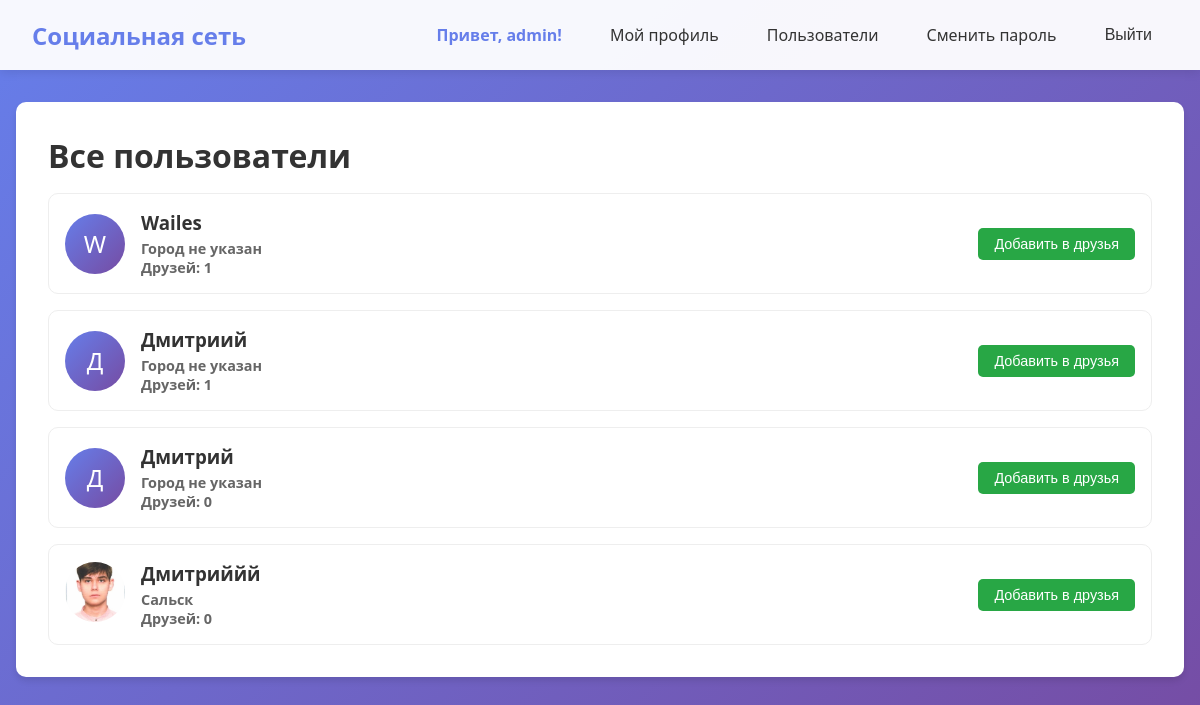
/auth/users/ (signed in), run on an earlier commit of the app's database.
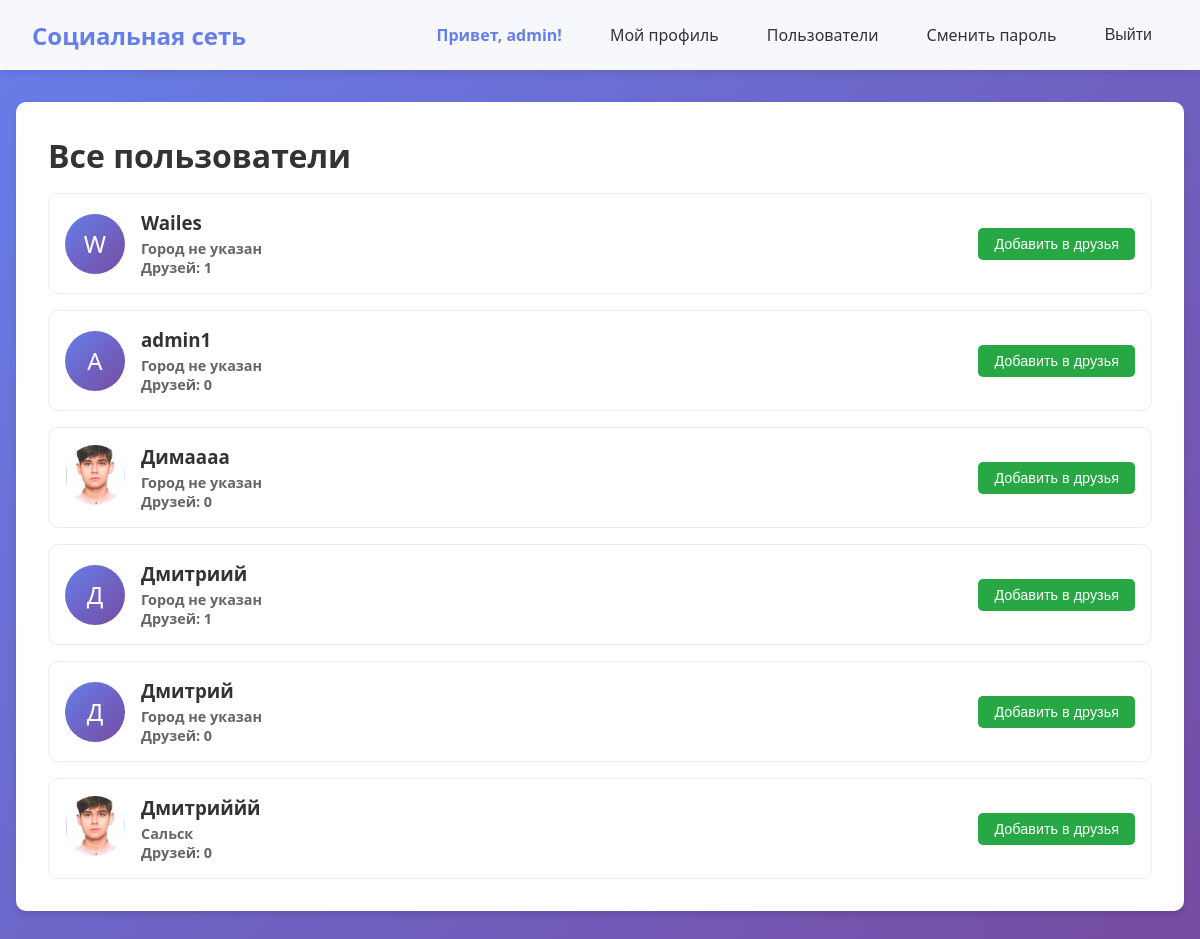
And on a later commit of the database.
### users/models.py (models this page shows, shortened)
class CustomUser(AbstractUser):
    email = models.EmailField('Email', unique=True)
    phone = models.CharField('Телефон', max_length=20, blank=True, null=True)
    birth_date = models.DateField('Дата рождения', blank=True, null=True)
    avatar = models.ImageField(
        'Аватар',
        upload_to='avatars/',
        blank=True,
        null=True,
        help_text='Загрузите изображение для аватара'
    )
    bio = models.TextField('О себе', max_length=500, blank=True, null=True)
    city = models.CharField('Город', max_length=100, blank=True, null=True)
    friends = models.ManyToManyField(
        'self',
        verbose_name='Друзья',
        symmetrical=True,
        blank=True
    )
    def is_friend(self, user):
        return self.friends.filter(id=user.id).exists()
    class Meta:
        verbose_name = 'Пользователь'
        verbose_name_plural = 'Пользователи'

### users/views.py (the view)
# urls.py: path('users/', UserListView.as_view(), name='user_list'),
class UserListView(LoginRequiredMixin, ListView):
    model = CustomUser
    template_name = 'users/user_list.html'
    context_object_name = 'users'
    paginate_by = 20
    def get_queryset(self):
        logger.debug(f"User '{self.request.user.username}' requested user list")
        return CustomUser.objects.exclude(id=self.request.user.id).order_by('username')
    def get_context_data(self, **kwargs):
        context = super().get_context_data(**kwargs)
        for user in context['users']:
            user.is_friend = self.request.user.is_friend(user)
        return context

### users/templates/users/user_list.html (shortened to what this page needs)
{% extends 'base.html' %}
{% block content %}
<div class="card">
    <h1>Все пользователи</h1>
    {% if users %}
        <div class="users-list">
            {% for user in users %}
                <div class="user-card">
                    <div class="user-avatar">
                        {% if user.avatar %}
                            <img src="{{ user.avatar.url }}" alt="{{ user.username }}" class="user-avatar-img">
                        {% else %}
                            <div class="user-avatar-placeholder">
                                {{ user.username|make_list|first|upper }}
                            </div>
                        {% endif %}
                    </div>
                    <div class="user-info">
                        <h3><a href="{% url 'users:profile' user.username %}">{{ user.username }}</a></h3>
                        <p>{{ user.city|default:"Город не указан" }}</p>
                        <p>Друзей: {{ user.friends.count }}</p>
                    </div>
                    <div class="user-actions">
                        {% if user.is_friend %}
                            <form method="post" action="{% url 'users:remove_friend' user.id %}">
                                {% csrf_token %}
                                <input type="hidden" name="next" value="{% url 'users:user_list' %}">
                                <button type="submit" class="btn-small btn-danger">Удалить из друзей</button>
                            </form>
                        {% else %}
                            <form method="post" action="{% url 'users:add_friend' user.id %}">
                                <button type="submit" class="btn-small btn-success">Добавить в друзья</button>
                            </form>
                        {% endif %}
                    </div>
                </div>
            {% endfor %}
        </div>
    {% else %}
        <p>Нет других пользователей</p>
    {% endif %}
</div>
{% endblock %}

### users/templates/base.html (shortened to what this page needs)
<!DOCTYPE html>
<html lang="ru">
<head>
</head>
<body>
    <nav class="navbar">
        <a href="{% url 'home' %}" class="logo">Социальная сеть</a>
        <div class="nav-links">
            {% if user.is_authenticated %}
                <span class="user-info">Привет, {{ user.username }}!</span>
                <a href="{% url 'users:profile' user.username %}">Мой профиль</a>
                <a href="{% url 'users:user_list' %}">Пользователи</a>
                <a href="{% url 'password_change' %}">Сменить пароль</a>
                <form action="{% url 'logout' %}" method="post" style="display: inline;">
                    <button type="submit" class="logout-btn">Выйти</button>
                </form>
            {% else %}
                <a href="{% url 'login' %}">Войти</a>
                <a href="{% url 'users:register' %}">Регистрация</a>
            {% endif %}
        </div>
    </nav>
    <div class="container">
        {% block content %}{% endblock %}
    </div>
</body>
</html>

### users/templates/base.html (style rules this page uses)
* { margin: 0; padding: 0; box-sizing: border-box; }
body { font-family: 'Segoe UI', Tahoma, Geneva, Verdana, sans-serif; background: linear-gradient(135deg, #667eea 0%, #764ba2 100%); min-height: 100vh; }
.navbar { background: rgba(255, 255, 255, 0.95); box-shadow: 0 2px 10px rgba(0, 0, 0, 0.1); padding: 1rem 2rem; display: flex; justify-content: space-between; align-items: center; flex-wrap: wrap; }
.logo { font-size: 1.5rem; font-weight: bold; color: #667eea; text-decoration: none; }
.nav-links { display: flex; gap: 1rem; flex-wrap: wrap; align-items: center; }
.nav-links a, .nav-links form { display: inline-block; }
.nav-links a { color: #333; text-decoration: none; padding: 0.5rem 1rem; border-radius: 5px; transition: all 0.3s; }
.logout-btn { background: none; border: none; color: #333; padding: 0.5rem 1rem; cursor: pointer; font-size: 1rem; border-radius: 5px; transition: all 0.3s; }
.user-info { color: #667eea; font-weight: bold; margin-right: 1rem; }
.container { max-width: 1200px; margin: 2rem auto; padding: 0 1rem; }
.card { background: white; border-radius: 10px; box-shadow: 0 4px 6px rgba(0, 0, 0, 0.1); padding: 2rem; margin-bottom: 1rem; }
h1 { color: #333; margin-bottom: 1rem; }
button, .btn { background: #667eea; color: white; border: none; padding: 0.5rem 1rem; border-radius: 5px; cursor: pointer; text-decoration: none; display: inline-block; transition: all 0.3s; }
form { display: flex; flex-direction: column; gap: 1rem; }

### users/templates/users/user_list.html (style rules this page uses)
.users-list { display: flex; flex-direction: column; gap: 1rem; }
.user-card { display: flex; align-items: center; gap: 1rem; padding: 1rem; border: 1px solid #eee; border-radius: 10px; transition: all 0.3s; }
.user-avatar-img { width: 60px; height: 60px; border-radius: 50%; object-fit: cover; }
.user-avatar-placeholder { width: 60px; height: 60px; border-radius: 50%; background: linear-gradient(135deg, #667eea 0%, #764ba2 100%); display: flex; align-items: center; justify-content: center; font-size: 1.5rem; color: white; }
.user-info { flex: 1; }
.user-info h3 { margin: 0 0 0.25rem 0; }
.user-info h3 a { text-decoration: none; color: #333; }
.user-info p { margin: 0; color: #666; font-size: 0.9rem; }
.btn-small { padding: 0.5rem 1rem; border-radius: 5px; text-decoration: none; font-size: 0.9rem; cursor: pointer; border: none; }
.btn-success { background: #28a745; color: white; }

What changed in the data, as far as the page shows it:
added CustomUser: username|make_list "A", username "admin1", city "Город не указан", friends.count "0", shows "Добавить в друзья"
added CustomUser: avatar (picture), username "Димаааа", city "Город не указан", friends.count "0", shows "Добавить в друзья"
